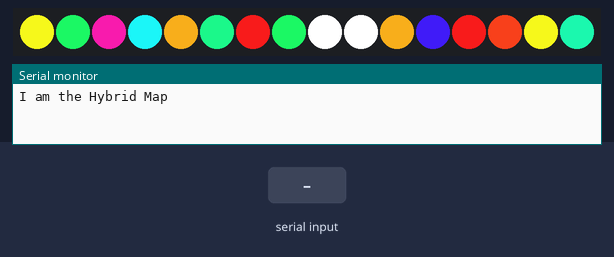
Recording of a sketch running on a simulated ATtiny85, built with avr-gcc and run on an emulated ATtiny85. Parts: 16 RGB LEDs in strip order, left to right, the last lines printed to the serial monitor. The inputs (shaded band) are chosen by the test bench.

Above: at 1.2 s.
1.3 s: "o90\n" received over Serial
At 2.5 s:
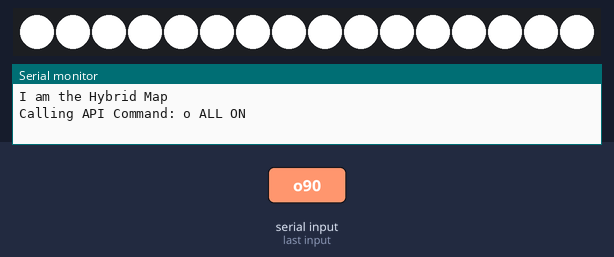
2.8 s: byte 102 ('f') received over Serial
At 3.7 s:
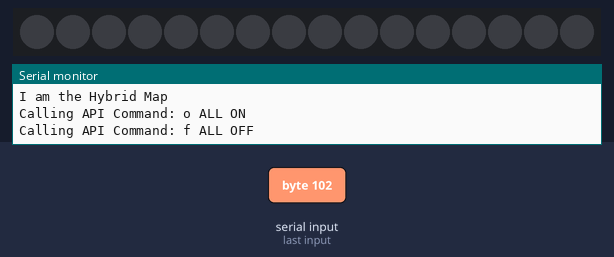
Timing chart, 0 to 5.8 s (numbered marks = the images above; inputs shaded):
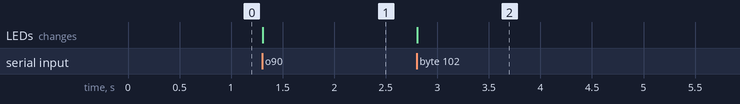

The sketch:

hybrid_map.ino
```cpp
#include <Adafruit_DotStar.h>
#include <SPI.h>         // COMMENT OUT THIS LINE FOR GEMMA OR TRINKET
//#include <avr/power.h> // ENABLE THIS LINE FOR GEMMA OR TRINKET

#define NUMPIXELS 16 // Number of LEDs in strip
#define DATAPIN    3
#define CLOCKPIN   4
Adafruit_DotStar strip = Adafruit_DotStar(
  NUMPIXELS, DATAPIN, CLOCKPIN, DOTSTAR_BGR);

uint16_t id = 0;
uint8_t r = 0;
uint8_t g = 0;
uint8_t b = 0;
char prefix = 0;
char buffer = ' ';


int potValue = 0;
void update(){
  strip.show();
  strip.show();
}

void initActuators(){
  strip.begin(); // Initialize pins for output
  strip.show();  // Turn all LEDs off ASAP
  strip.setPixelColor(11,0x3b19e6);
  strip.setPixelColor(12,0xe61919);
  strip.setPixelColor(3,0x19e5e6);
  strip.setPixelColor(4,0xe6a219);
  strip.setPixelColor(5,0x19e680);
  strip.setPixelColor(6,0xe61919);
  strip.setPixelColor(14,0xe5e619);
  strip.setPixelColor(2,0xe619a1);
  strip.setPixelColor(8,0xffffff);
  strip.setPixelColor(7,0x19e65d);
  strip.setPixelColor(10,0xe6a219);
  strip.setPixelColor(9,0xffffff);
  strip.setPixelColor(15,0x19e6a2);
  strip.setPixelColor(1,0x19e65d);
  strip.setPixelColor(0,0xe5e619);
  strip.setPixelColor(13,0xe63b19);
  update();
}
void initSensors(){
  pinMode(A0, INPUT);
}

void setup() {
  #if defined(__AVR_ATtiny85__) && (F_CPU == 16000000L)
    clock_prescale_set(clock_div_1); // Enable 16 MHz on Trinket
  #endif
  Serial.begin(115200);
  Serial.println("I am the Hybrid Map");
  initActuators();
  initSensors();
}


void all_on(){
  for(int i = 0; i < NUMPIXELS; i++){
     strip.setPixelColor(i, 255, 255, 255);
  }
  strip.show();
}
void all_off(){
  for(int i = 0; i < NUMPIXELS; i++){
     strip.setPixelColor(i, 0, 0, 0);
  }
  strip.show();
}

void color_change(){
  id = Serial.parseInt();
  r = Serial.parseInt();
  g = Serial.parseInt();
  b = Serial.parseInt();
  strip.setPixelColor(id, r, g, b);
//  strip.show();
}
void findCommandEnd(){
  while(Serial.available() > 0){
    buffer = Serial.read();
    if(buffer == '\n') break;
  }
}
/* SANDBOX API */

void api_call(char prefix){
  switch (prefix) {
    case 'p':
      Serial.println("API COMMANDS");
      Serial.println("o - ALL ON");
      Serial.println("f - ALL OFF");
      Serial.println("c - COLORCHANGE(id, r, g, b)");
      Serial.println("u - UPDATE");
      findCommandEnd();
      break;
    case 'o':
      Serial.println("ALL ON");
      all_on();
      findCommandEnd();
      break;
    case 'f':
      Serial.println("ALL OFF");
      all_off();
      findCommandEnd();
      break;
    case 'c':
       color_change();
       findCommandEnd();

       Serial.print("CHANGING: ");
       Serial.print(id);
         Serial.print(",");
       Serial.print(r);
         Serial.print(",");
       Serial.print(g);
         Serial.print(",");
       Serial.println(b);
       break;
    case 'u':
      Serial.println("UPDATE STRIP");
      update();
      findCommandEnd();
      break;
    default:
      Serial.print(prefix);
      Serial.println(" API command does not exist");
      findCommandEnd();
      break;
  }
}


void enable_api(){
   // Listening for character input for Serial console
  if (Serial.available() > 0) {
      // read the incoming byte:
      prefix = Serial.read();
//      if(Serial.read() == '\n'){
       Serial.print("Calling API Command: ");
       Serial.print(prefix);
       Serial.print(" ");
       api_call(prefix);
//    }
  }
  delay(5);              // wait for a 50 milliseconds
}


void loop() {
  enable_api();
}
```

Measured:
- after the input at 1.3 s, the LEDs: change at once (image 1)
- after the input at 2.8 s, the LEDs: change at once (image 2)
